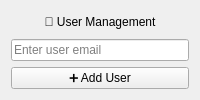
<?xml version="1.0" encoding="UTF-8"?>
<ui version="4.0">
 <class>UsersScreen</class>
 <widget class="QWidget" name="UsersScreen">
  <layout class="QVBoxLayout" name="verticalLayout">
   <item>
    <widget class="QLabel" name="label_heading">
     <property name="text">
      <string>👤 User Management</string>
     </property>
     <property name="alignment">
      <set>Qt::AlignCenter</set>
     </property>
    </widget>
   </item>
   <item>
    <widget class="QLineEdit" name="emailInput">
     <property name="placeholderText">
      <string>Enter user email</string>
     </property>
    </widget>
   </item>
   <item>
    <widget class="QPushButton" name="addUserButton">
     <property name="text">
      <string>➕ Add User</string>
     </property>
    </widget>
   </item>
  </layout>
 </widget>
 <resources/>
 <connections/>
</ui>
